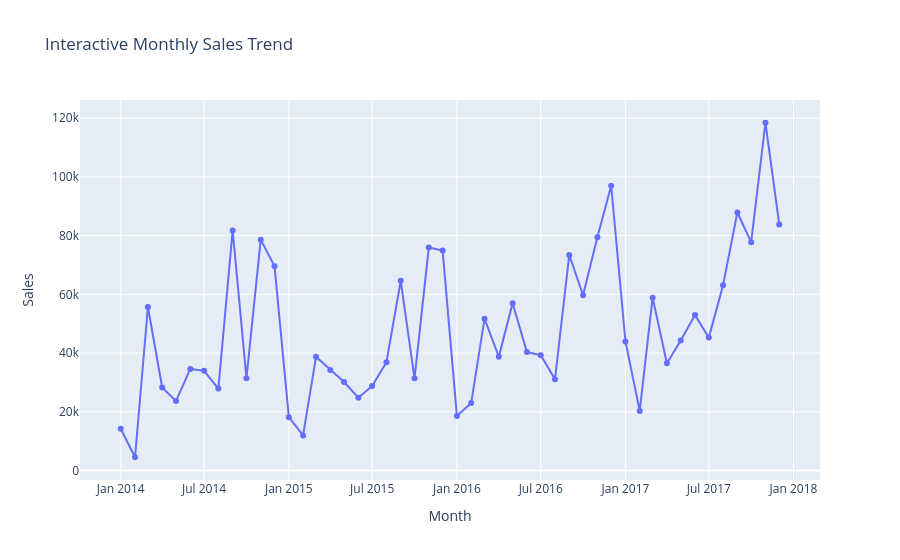

The code cell stored with this chart in its notebook:
### Code cell
monthly_sales = df.groupby("Month")["Sales"].sum().reset_index()

monthly_sales["Month"] = monthly_sales["Month"].astype(str)

fig = px.line(
    monthly_sales,
    x="Month",
    y="Sales",
    title="Interactive Monthly Sales Trend",
    markers=True
)

fig.write_html("../visualizations/interactive_sales_trend.html")

fig.show()

### Figure 1 — Plotly figure (JSON) as saved in the notebook; plotly's stock layout.template omitted (floating-point values rounded to 4 significant figures)
{"data": [{"hovertemplate": "Month=%{x}<br>Sales=%{y}<extra></extra>", "legendgroup": "", "line": {"color": "#636efa", "dash": "solid"}, "marker": {"symbol": "circle"}, "mode": "lines+markers", "name": "", "orientation": "v", "showlegend": false, "type": "scatter", "x": ["2014-01", "2014-02", "2014-03", "2014-04", "2014-05", "2014-06", "2014-07", "2014-08", "2014-09", "2014-10", "2014-11", "2014-12", "2015-01", "2015-02", "2015-03", "2015-04", "2015-05", "2015-06", "2015-07", "2015-08", "2015-09", "2015-10", "2015-11", "2015-12", "2016-01", "2016-02", "2016-03", "2016-04", "2016-05", "2016-06", "2016-07", "2016-08", "2016-09", "2016-10", "2016-11", "2016-12", "2017-01", "2017-02", "2017-03", "2017-04", "2017-05", "2017-06", "2017-07", "2017-08", "2017-09", "2017-10", "2017-11", "2017-12"], "xaxis": "x", "y": [14240.0, 4520.0, 55690.0, 28300.0, 23650.0, 34600.0, 33950.0, 27910.0, 81780.0, 31450.0, 78630.0, 69550.0, 18170.0, 11950.0, 38730.0, 34200.0, 30130.0, 24800.0, 28770.0, 36900.0, 64600.0, 31400.0, 75970.0, 74920.0, 18540.0, 22980.0, 51720.0, 38750.0, 56990.0, 40340.0, 39260.0, 31120.0, 73410.0, 59690.0, 79410.0, 97000.0, 43970.0, 20300.0, 58870.0, 36520.0, 44260.0, 52980.0, 45260.0, 63120.0, 87870.0, 77780.0, 118400.0, 83830.0], "yaxis": "y"}], "layout": {"legend": {"tracegroupgap": 0}, "title": {"text": "Interactive Monthly Sales Trend"}, "xaxis": {"anchor": "y", "domain": [0, 1], "title": {"text": "Month"}}, "yaxis": {"anchor": "x", "domain": [0, 1], "title": {"text": "Sales"}}}}
